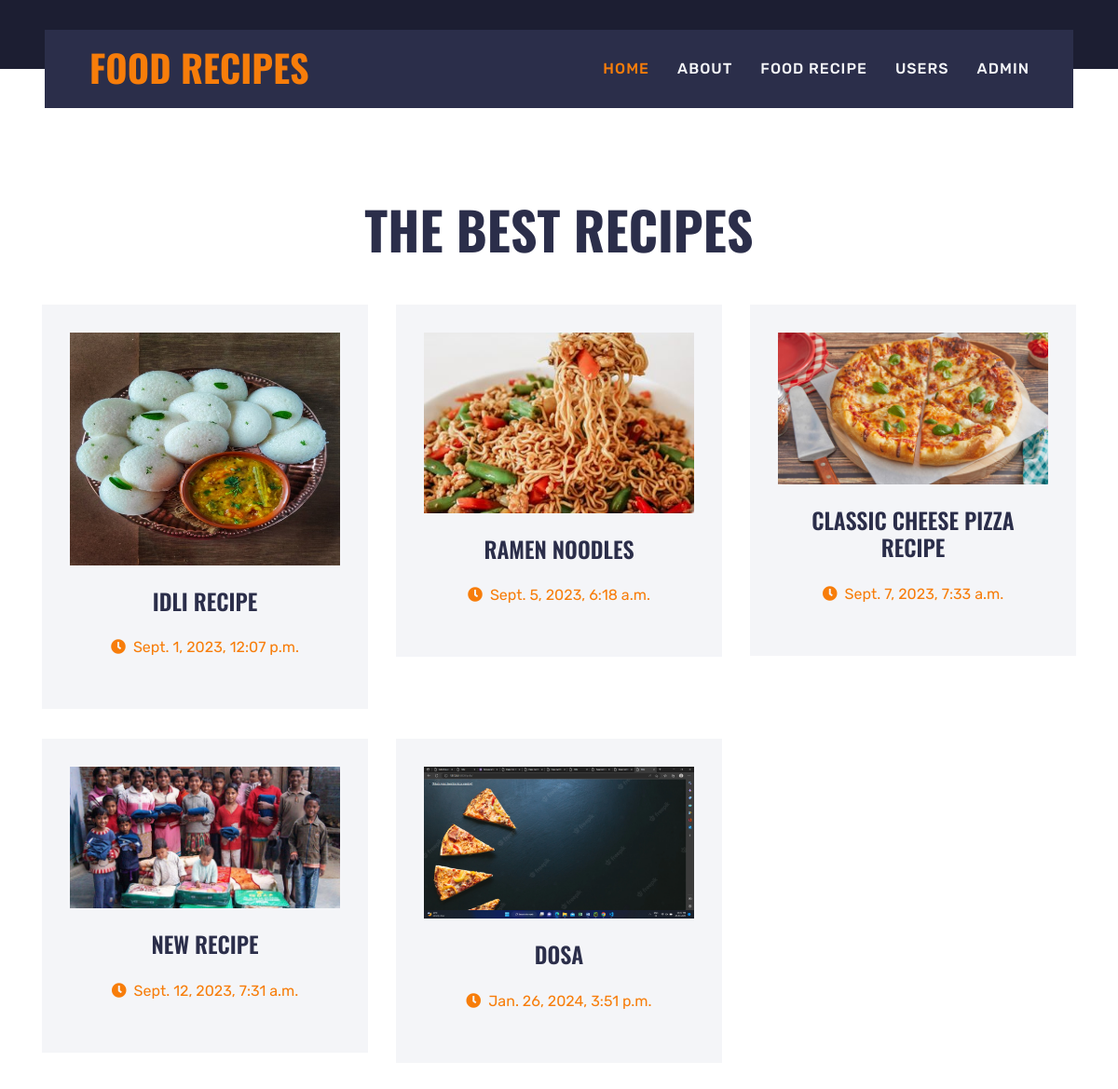
/index_recipe/, run on the app's committed database.
### myapp/models.py (models this page shows, shortened)
class Recipe(models.Model):
    register = models.ForeignKey(Registration, on_delete=models.CASCADE, null=True, blank=True)
    title = models.CharField(max_length=200, null=True, blank=True)
    pertime = models.CharField(max_length=200, null=True, blank=True)
    cooktime = models.CharField(max_length=200, null=True, blank=True)
    yields = models.CharField(max_length=200, null=True, blank=True)
    ingredients = models.CharField(max_length=500, null=True, blank=True)
    description = models.CharField(max_length=500, null=True, blank=True)
    photo = models.FileField(max_length=200, null=True, blank=True)
    creationdate = models.DateTimeField(auto_now_add=True)

### myapp/views.py (the view)
# urls.py: path('index_recipe/', index_recipe, name="index_recipe"),
def index_recipe(request):
    data = Recipe.objects.all()
    return render(request, "index_recipe.html", locals())

### myapp/templates/index_recipe.html
{% extends 'index.html' %}
{% load static %}
{% block body %}
<div class="container-fluid py-5">
    <div class="container pt-5 pb-3">
        <h2 class="display-4 text-uppercase text-center mb-5">The Best Recipes</h2>
        <div class="row">
            {% for i in data %}
            <div class="col-lg-4 col-md-6 mb-2">
                <a href="/add_comment/{{i.id}}">
                <div class="rent-item mb-4">
                    <img class="img-fluid mb-4" src="{{i.photo.url}}" alt="">
                    <h4 class="text-uppercase mb-4">{{i.title}}</h4>
                    <div class="d-flex justify-content-center mb-4">
                        <div class="px-2">
                            <i class="fa fa-clock text-primary mr-1"></i>
                            <span>{{i.creationdate}}</span>
                        </div>
                    </div>
                </div>
                </a>
            </div>
            {% endfor %}
        </div>
    </div>
</div>
{% endblock %}

### myapp/templates/index.html (shortened to what this page needs)
<!DOCTYPE html>
{% load static %}
<html lang="en">
<head>
    <link href="https://cdnjs.cloudflare.com/ajax/libs/font-awesome/5.15.0/css/all.min.css" rel="stylesheet">
    <link href="{% static 'lib/owlcarousel/assets/owl.carousel.min.css' %}" rel="stylesheet">
    <link href="{% static 'lib/tempusdominus/css/tempusdominus-bootstrap-4.min.css' %}" rel="stylesheet" />
    <link href="{% static 'css/bootstrap.min.css' %}" rel="stylesheet">
    <link href="{% static 'css/style.css' %}" rel="stylesheet">
</head>
<body>
    <div class="container-fluid bg-dark py-3 px-lg-5 d-none d-lg-block">
        </div>
    <div class="container-fluid position-relative nav-bar p-0">
        <div class="position-relative px-lg-5" style="z-index: 9;">
            <nav class="navbar navbar-expand-lg bg-secondary navbar-dark py-3 py-lg-0 pl-3 pl-lg-5">
                <a href="" class="navbar-brand">
                    <h1 class="text-uppercase text-primary mb-1">Food Recipes</h1>
                </a>
                <div class="collapse navbar-collapse justify-content-between px-3" id="navbarCollapse">
                    <div class="navbar-nav ml-auto py-0">
                        <a href="/" class="nav-item nav-link active">Home</a>
                        <a href="/index_about/" class="nav-item nav-link">About</a>
                        <a href="/index_recipe/" class="nav-item nav-link">Food Recipe</a>
                        <a href="/user_Login/" class="nav-item nav-link">Users</a>
                        <a href="/admin_login" class="nav-item nav-link">Admin</a>
                    </div>
                </div>
            </nav>
        </div>
    </div>
    {% block body %}
    {% endblock %}
</body>
</html>

### myapp/static/css/style.css (style rules this page uses)
:root { --primary: #F77D0A; --secondary: #2B2E4A; --light: #F4F5F8; --dark: #1C1E32; }
h1, h2, .font-weight-bold { font-weight: 700 !important; }
h3, h4, .font-weight-semi-bold { font-weight: 600 !important; }
.nav-bar::before { position: absolute; content: ""; width: 100%; height: 50%; top: 0; left: 0; background: var(--dark); }
.nav-bar::after { position: absolute; content: ""; width: 100%; height: 50%; bottom: 0; left: 0; background: #ffffff; }
.navbar-dark .navbar-nav .nav-link { padding: 30px 15px; font-size: 16px; font-weight: 500; letter-spacing: 1px; text-transform: uppercase; color: var(--light); outline: none; }
.navbar-dark .navbar-nav .nav-link:hover, .navbar-dark .navbar-nav .nav-link.active { color: var(--primary); }
.rent-item { padding: 30px; text-align: center; background: var(--light); transition: .5s; }
.rent-item h4 { transition: .5s; }

### data on the page
Recipe: photo (picture), title "IDLI RECIPE", creationdate "Sept. 1, 2023, 12:07 p.m."
Recipe: photo (picture), title "RAMEN NOODLES", creationdate "Sept. 5, 2023, 6:18 a.m."
Recipe: photo (picture), title "CLASSIC CHEESE PIZZA RECIPE", creationdate "Sept. 7, 2023, 7:33 a.m."
Recipe: photo (picture), title "NEW RECIPE", creationdate "Sept. 12, 2023, 7:31 a.m."
Recipe: photo (picture), title "DOSA", creationdate "Jan. 26, 2024, 3:51 p.m."
